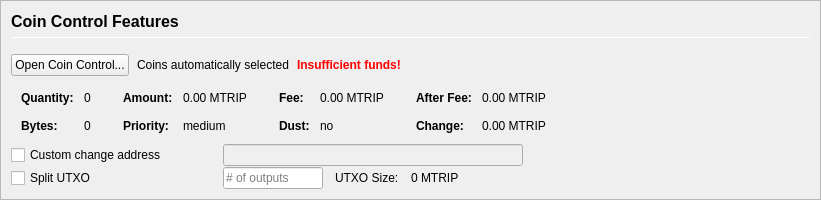
         <widget class="QFrame" name="frameCoinControl">
          <property name="sizePolicy">
           <sizepolicy hsizetype="Expanding" vsizetype="Expanding">
            <horstretch>0</horstretch>
            <verstretch>0</verstretch>
           </sizepolicy>
          </property>
          <property name="maximumSize">
           <size>
            <width>16777215</width>
            <height>16777215</height>
           </size>
          </property>
          <property name="frameShape">
           <enum>QFrame::StyledPanel</enum>
          </property>
          <property name="frameShadow">
           <enum>QFrame::Sunken</enum>
          </property>
          <layout class="QVBoxLayout" name="verticalLayoutCoinControl2">
           <property name="spacing">
            <number>0</number>
           </property>
           <property name="leftMargin">
            <number>0</number>
           </property>
           <property name="topMargin">
            <number>0</number>
           </property>
           <property name="rightMargin">
            <number>0</number>
           </property>
           <property name="bottomMargin">
            <number>0</number>
           </property>
           <item>
            <widget class="QFrame" name="frameCoinControl_BG">
             <layout class="QVBoxLayout" name="verticalLayoutCoinControl" stretch="0,0,0,0,0,0">
              <property name="spacing">
               <number>1</number>
              </property>
              <property name="leftMargin">
               <number>10</number>
              </property>
              <property name="topMargin">
               <number>10</number>
              </property>
              <item>
               <layout class="QHBoxLayout" name="horizontalLayoutCoinControl1">
                <property name="bottomMargin">
                 <number>15</number>
                </property>
                <item>
                 <layout class="QVBoxLayout" name="verticalLayout_3">
                  <property name="spacing">
                   <number>6</number>
                  </property>
                  <item>
                   <widget class="QLabel" name="labelCoinControlFeatures">
                    <property name="sizePolicy">
                     <sizepolicy hsizetype="Preferred" vsizetype="Maximum">
                      <horstretch>0</horstretch>
                      <verstretch>0</verstretch>
                     </sizepolicy>
                    </property>
                    <property name="minimumSize">
                     <size>
                      <width>0</width>
                      <height>20</height>
                     </size>
                    </property>
                    <property name="font">
                     <font>
                      <pointsize>12</pointsize>
                      <weight>75</weight>
                      <bold>true</bold>
                     </font>
                    </property>
                    <property name="styleSheet">
                     <string notr="true">font-weight:bold;</string>
                    </property>
                    <property name="text">
                     <string>Coin Control Features</string>
                    </property>
                   </widget>
                  </item>
                  <item>
                   <widget class="Line" name="line">
                    <property name="minimumSize">
                     <size>
                      <width>0</width>
                      <height>1</height>
                     </size>
                    </property>
                    <property name="maximumSize">
                     <size>
                      <width>16777215</width>
                      <height>1</height>
                     </size>
                    </property>
                    <property name="orientation">
                     <enum>Qt::Horizontal</enum>
                    </property>
                   </widget>
                  </item>
                 </layout>
                </item>
               </layout>
              </item>
              <item>
               <layout class="QHBoxLayout" name="horizontalLayoutCoinControl2" stretch="0,0,0,0">
                <property name="spacing">
                 <number>8</number>
                </property>
                <property name="bottomMargin">
                 <number>10</number>
                </property>
                <item>
                 <widget class="QPushButton" name="pushButtonCoinControl">
                  <property name="styleSheet">
                   <string notr="true"/>
                  </property>
                  <property name="text">
                   <string>Open Coin Control...</string>
                  </property>
                  <property name="autoDefault">
                   <bool>false</bool>
                  </property>
                 </widget>
                </item>
                <item>
                 <widget class="QLabel" name="labelCoinControlAutomaticallySelected">
                  <property name="text">
                   <string>Coins automatically selected</string>
                  </property>
                  <property name="margin">
                   <number>5</number>
                  </property>
                 </widget>
                </item>
                <item>
                 <widget class="QLabel" name="labelCoinControlInsuffFunds">
                  <property name="font">
                   <font>
                    <weight>75</weight>
                    <bold>true</bold>
                   </font>
                  </property>
                  <property name="styleSheet">
                   <string notr="true">color:red;font-weight:bold;</string>
                  </property>
                  <property name="text">
                   <string>Insufficient funds!</string>
                  </property>
                  <property name="margin">
                   <number>5</number>
                  </property>
                 </widget>
                </item>
                <item>
                 <spacer name="horizontalSpacerCoinControl">
                  <property name="orientation">
                   <enum>Qt::Horizontal</enum>
                  </property>
                  <property name="sizeHint" stdset="0">
                   <size>
                    <width>40</width>
                    <height>1</height>
                   </size>
                  </property>
                 </spacer>
                </item>
               </layout>
              </item>
              <item>
               <widget class="QWidget" name="widgetCoinControl" native="true">
                <property name="sizePolicy">
                 <sizepolicy hsizetype="Preferred" vsizetype="Preferred">
                  <horstretch>0</horstretch>
                  <verstretch>0</verstretch>
                 </sizepolicy>
                </property>
                <property name="minimumSize">
                 <size>
                  <width>0</width>
                  <height>0</height>
                 </size>
                </property>
                <property name="styleSheet">
                 <string notr="true"/>
                </property>
                <layout class="QHBoxLayout" name="horizontalLayoutCoinControl5">
                 <property name="leftMargin">
                  <number>0</number>
                 </property>
                 <property name="topMargin">
                  <number>0</number>
                 </property>
                 <property name="rightMargin">
                  <number>0</number>
                 </property>
                 <property name="bottomMargin">
                  <number>0</number>
                 </property>
                 <item>
                  <layout class="QHBoxLayout" name="horizontalLayoutCoinControl3" stretch="0,0,0,1">
                   <property name="spacing">
                    <number>20</number>
                   </property>
                   <property name="topMargin">
                    <number>0</number>
                   </property>
                   <property name="bottomMargin">
                    <number>10</number>
                   </property>
                   <item>
                    <layout class="QFormLayout" name="formLayoutCoinControl1">
                     <property name="horizontalSpacing">
                      <number>10</number>
                     </property>
                     <property name="verticalSpacing">
                      <number>14</number>
                     </property>
                     <property name="leftMargin">
                      <number>10</number>
                     </property>
                     <property name="topMargin">
                      <number>4</number>
                     </property>
                     <property name="rightMargin">
                      <number>6</number>
                     </property>
                     <item row="0" column="0">
                      <widget class="QLabel" name="labelCoinControlQuantityText">
                       <property name="font">
                        <font>
                         <weight>75</weight>
                         <bold>true</bold>
                        </font>
                       </property>
                       <property name="text">
                        <string>Quantity:</string>
                       </property>
                       <property name="margin">
                        <number>0</number>
                       </property>
                      </widget>
                     </item>
                     <item row="0" column="1">
                      <widget class="QLabel" name="labelCoinControlQuantity">
                       <property name="cursor">
                        <cursorShape>IBeamCursor</cursorShape>
                       </property>
                       <property name="contextMenuPolicy">
                        <enum>Qt::ActionsContextMenu</enum>
                       </property>
                       <property name="text">
                        <string notr="true">0</string>
                       </property>
                       <property name="margin">
                        <number>0</number>
                       </property>
                       <property name="textInteractionFlags">
                        <set>Qt::LinksAccessibleByMouse|Qt::TextSelectableByKeyboard|Qt::TextSelectableByMouse</set>
                       </property>
                      </widget>
                     </item>
                     <item row="1" column="0">
                      <widget class="QLabel" name="labelCoinControlBytesText">
                       <property name="font">
                        <font>
                         <weight>75</weight>
                         <bold>true</bold>
                        </font>
                       </property>
                       <property name="text">
                        <string>Bytes:</string>
                       </property>
                      </widget>
                     </item>
                     <item row="1" column="1">
                      <widget class="QLabel" name="labelCoinControlBytes">
                       <property name="cursor">
                        <cursorShape>IBeamCursor</cursorShape>
                       </property>
                       <property name="contextMenuPolicy">
                        <enum>Qt::ActionsContextMenu</enum>
                       </property>
                       <property name="text">
                        <string notr="true">0</string>
                       </property>
                       <property name="textInteractionFlags">
                        <set>Qt::LinksAccessibleByMouse|Qt::TextSelectableByKeyboard|Qt::TextSelectableByMouse</set>
                       </property>
                      </widget>
                     </item>
                    </layout>
                   </item>
                   <item>
                    <layout class="QFormLayout" name="formLayoutCoinControl2">
                     <property name="horizontalSpacing">
                      <number>10</number>
                     </property>
                     <property name="verticalSpacing">
                      <number>14</number>
                     </property>
                     <property name="leftMargin">
                      <number>6</number>
                     </property>
                     <property name="topMargin">
                      <number>4</number>
                     </property>
                     <property name="rightMargin">
                      <number>6</number>
                     </property>
                     <item row="0" column="0">
                      <widget class="QLabel" name="labelCoinControlAmountText">
                       <property name="font">
                        <font>
                         <weight>75</weight>
                         <bold>true</bold>
                        </font>
                       </property>
                       <property name="text">
                        <string>Amount:</string>
                       </property>
                       <property name="margin">
                        <number>0</number>
                       </property>
                      </widget>
                     </item>
                     <item row="0" column="1">
                      <widget class="QLabel" name="labelCoinControlAmount">
                       <property name="cursor">
                        <cursorShape>IBeamCursor</cursorShape>
                       </property>
                       <property name="contextMenuPolicy">
                        <enum>Qt::ActionsContextMenu</enum>
                       </property>
                       <property name="text">
                        <string notr="true">0.00 MTRIP</string>
                       </property>
                       <property name="textInteractionFlags">
                        <set>Qt::LinksAccessibleByMouse|Qt::TextSelectableByKeyboard|Qt::TextSelectableByMouse</set>
                       </property>
                      </widget>
                     </item>
                     <item row="1" column="0">
                      <widget class="QLabel" name="labelCoinControlPriorityText">
                       <property name="font">
                        <font>
                         <weight>75</weight>
                         <bold>true</bold>
                        </font>
                       </property>
                       <property name="text">
                        <string>Priority:</string>
                       </property>
                      </widget>
                     </item>
                     <item row="1" column="1">
                      <widget class="QLabel" name="labelCoinControlPriority">
                       <property name="cursor">
                        <cursorShape>IBeamCursor</cursorShape>
                       </property>
                       <property name="contextMenuPolicy">
                        <enum>Qt::ActionsContextMenu</enum>
                       </property>
                       <property name="text">
                        <string>medium</string>
                       </property>
                       <property name="textInteractionFlags">
                        <set>Qt::LinksAccessibleByMouse|Qt::TextSelectableByKeyboard|Qt::TextSelectableByMouse</set>
                       </property>
                      </widget>
                     </item>
                    </layout>
                   </item>
                   <item>
                    <layout class="QFormLayout" name="formLayoutCoinControl3">
                     <property name="horizontalSpacing">
                      <number>10</number>
                     </property>
                     <property name="verticalSpacing">
                      <number>14</number>
                     </property>
                     <property name="leftMargin">
                      <number>6</number>
                     </property>
                     <property name="topMargin">
                      <number>4</number>
                     </property>
                     <property name="rightMargin">
                      <number>6</number>
                     </property>
                     <item row="0" column="0">
                      <widget class="QLabel" name="labelCoinControlFeeText">
                       <property name="font">
                        <font>
                         <weight>75</weight>
                         <bold>true</bold>
                        </font>
                       </property>
                       <property name="text">
                        <string>Fee:</string>
                       </property>
                       <property name="margin">
                        <number>0</number>
                       </property>
                      </widget>
                     </item>
                     <item row="0" column="1">
                      <widget class="QLabel" name="labelCoinControlFee">
                       <property name="cursor">
                        <cursorShape>IBeamCursor</cursorShape>
                       </property>
                       <property name="contextMenuPolicy">
                        <enum>Qt::ActionsContextMenu</enum>
                       </property>
                       <property name="text">
                        <string notr="true">0.00 MTRIP</string>
                       </property>
                       <property name="textInteractionFlags">
                        <set>Qt::LinksAccessibleByMouse|Qt::TextSelectableByKeyboard|Qt::TextSelectableByMouse</set>
                       </property>
                      </widget>
                     </item>
                     <item row="1" column="0">
                      <widget class="QLabel" name="labelCoinControlLowOutputText">
                       <property name="font">
                        <font>
                         <weight>75</weight>
                         <bold>true</bold>
                        </font>
                       </property>
                       <property name="text">
                        <string>Dust:</string>
                       </property>
                      </widget>
                     </item>
                     <item row="1" column="1">
                      <widget class="QLabel" name="labelCoinControlLowOutput">
                       <property name="cursor">
                        <cursorShape>IBeamCursor</cursorShape>
                       </property>
                       <property name="contextMenuPolicy">
                        <enum>Qt::ActionsContextMenu</enum>
                       </property>
                       <property name="text">
                        <string>no</string>
                       </property>
                       <property name="textInteractionFlags">
                        <set>Qt::LinksAccessibleByMouse|Qt::TextSelectableByKeyboard|Qt::TextSelectableByMouse</set>
                       </property>
                      </widget>
                     </item>
                    </layout>
                   </item>
                   <item>
                    <layout class="QFormLayout" name="formLayoutCoinControl4">
                     <property name="horizontalSpacing">
                      <number>10</number>
                     </property>
                     <property name="verticalSpacing">
                      <number>14</number>
                     </property>
                     <property name="leftMargin">
                      <number>6</number>
                     </property>
                     <property name="topMargin">
                      <number>4</number>
                     </property>
                     <property name="rightMargin">
                      <number>6</number>
                     </property>
                     <item row="0" column="0">
                      <widget class="QLabel" name="labelCoinControlAfterFeeText">
                       <property name="font">
                        <font>
                         <weight>75</weight>
                         <bold>true</bold>
                        </font>
                       </property>
                       <property name="text">
                        <string>After Fee:</string>
                       </property>
                       <property name="margin">
                        <number>0</number>
                       </property>
                      </widget>
                     </item>
                     <item row="0" column="1">
                      <widget class="QLabel" name="labelCoinControlAfterFee">
                       <property name="cursor">
                        <cursorShape>IBeamCursor</cursorShape>
                       </property>
                       <property name="contextMenuPolicy">
                        <enum>Qt::ActionsContextMenu</enum>
                       </property>
                       <property name="text">
                        <string notr="true">0.00 MTRIP</string>
                       </property>
                       <property name="textInteractionFlags">
                        <set>Qt::LinksAccessibleByMouse|Qt::TextSelectableByKeyboard|Qt::TextSelectableByMouse</set>
                       </property>
                      </widget>
                     </item>
                     <item row="1" column="0">
                      <widget class="QLabel" name="labelCoinControlChangeText">
                       <property name="font">
                        <font>
                         <weight>75</weight>
                         <bold>true</bold>
                        </font>
                       </property>
                       <property name="text">
                        <string>Change:</string>
                       </property>
                      </widget>
                     </item>
                     <item row="1" column="1">
                      <widget class="QLabel" name="labelCoinControlChange">
                       <property name="cursor">
                        <cursorShape>IBeamCursor</cursorShape>
                       </property>
                       <property name="contextMenuPolicy">
                        <enum>Qt::ActionsContextMenu</enum>
                       </property>
                       <property name="text">
                        <string notr="true">0.00 MTRIP</string>
                       </property>
                       <property name="textInteractionFlags">
                        <set>Qt::LinksAccessibleByMouse|Qt::TextSelectableByKeyboard|Qt::TextSelectableByMouse</set>
                       </property>
                      </widget>
                     </item>
                    </layout>
                   </item>
                  </layout>
                 </item>
                </layout>
               </widget>
              </item>
              <item>
               <layout class="QHBoxLayout" name="horizontalLayoutCoinControl4">
                <property name="spacing">
                 <number>12</number>
                </property>
                <property name="sizeConstraint">
                 <enum>QLayout::SetDefaultConstraint</enum>
                </property>
                <property name="topMargin">
                 <number>0</number>
                </property>
                <property name="rightMargin">
                 <number>0</number>
                </property>
                <item>
                 <widget class="QCheckBox" name="checkBoxCoinControlChange">
                  <property name="sizePolicy">
                   <sizepolicy hsizetype="Preferred" vsizetype="Preferred">
                    <horstretch>0</horstretch>
                    <verstretch>0</verstretch>
                   </sizepolicy>
                  </property>
                  <property name="minimumSize">
                   <size>
                    <width>200</width>
                    <height>0</height>
                   </size>
                  </property>
                  <property name="maximumSize">
                   <size>
                    <width>200</width>
                    <height>16777215</height>
                   </size>
                  </property>
                  <property name="toolTip">
                   <string>If this is activated, but the change address is empty or invalid, change will be sent to a newly generated address.</string>
                  </property>
                  <property name="text">
                   <string>Custom change address</string>
                  </property>
                 </widget>
                </item>
                <item>
                 <widget class="QValidatedLineEdit" name="lineEditCoinControlChange">
                  <property name="enabled">
                   <bool>false</bool>
                  </property>
                  <property name="sizePolicy">
                   <sizepolicy hsizetype="Preferred" vsizetype="Preferred">
                    <horstretch>0</horstretch>
                    <verstretch>0</verstretch>
                   </sizepolicy>
                  </property>
                  <property name="minimumSize">
                   <size>
                    <width>300</width>
                    <height>0</height>
                   </size>
                  </property>
                 </widget>
                </item>
                <item>
                 <widget class="QLabel" name="labelCoinControlChangeLabel">
                  <property name="sizePolicy">
                   <sizepolicy hsizetype="Preferred" vsizetype="Preferred">
                    <horstretch>0</horstretch>
                    <verstretch>0</verstretch>
                   </sizepolicy>
                  </property>
                  <property name="minimumSize">
                   <size>
                    <width>100</width>
                    <height>0</height>
                   </size>
                  </property>
                  <property name="text">
                   <string/>
                  </property>
                  <property name="margin">
                   <number>3</number>
                  </property>
                 </widget>
                </item>
               </layout>
              </item>
              <item>
               <layout class="QHBoxLayout" name="horizontalLayoutCoinControl6">
                <property name="spacing">
                 <number>12</number>
                </property>
                <property name="rightMargin">
                 <number>0</number>
                </property>
                <item>
                 <widget class="QCheckBox" name="splitBlockCheckBox">
                  <property name="sizePolicy">
                   <sizepolicy hsizetype="Preferred" vsizetype="Preferred">
                    <horstretch>0</horstretch>
                    <verstretch>0</verstretch>
                   </sizepolicy>
                  </property>
                  <property name="minimumSize">
                   <size>
                    <width>200</width>
                    <height>0</height>
                   </size>
                  </property>
                  <property name="maximumSize">
                   <size>
                    <width>200</width>
                    <height>16777215</height>
                   </size>
                  </property>
                  <property name="text">
                   <string>Split UTXO</string>
                  </property>
                 </widget>
                </item>
                <item>
                 <widget class="QLineEdit" name="splitBlockLineEdit">
                  <property name="sizePolicy">
                   <sizepolicy hsizetype="Preferred" vsizetype="Preferred">
                    <horstretch>50</horstretch>
                    <verstretch>0</verstretch>
                   </sizepolicy>
                  </property>
                  <property name="minimumSize">
                   <size>
                    <width>100</width>
                    <height>0</height>
                   </size>
                  </property>
                  <property name="maximumSize">
                   <size>
                    <width>100</width>
                    <height>16777215</height>
                   </size>
                  </property>
                  <property name="placeholderText">
                   <string># of outputs</string>
                  </property>
                 </widget>
                </item>
                <item>
                 <widget class="QLabel" name="labelBlockSizeText">
                  <property name="text">
                   <string>UTXO Size:</string>
                  </property>
                 </widget>
                </item>
                <item>
                 <widget class="QLabel" name="labelBlockSize">
                  <property name="text">
                   <string>0 MTRIP</string>
                  </property>
                 </widget>
                </item>
                <item>
                 <spacer name="horizontalSpacer_7">
                  <property name="orientation">
                   <enum>Qt::Horizontal</enum>
                  </property>
                  <property name="sizeHint" stdset="0">
                   <size>
                    <width>40</width>
                    <height>20</height>
                   </size>
                  </property>
                 </spacer>
                </item>
               </layout>
              </item>
              <item>
               <spacer name="verticalSpacerCoinControl">
                <property name="orientation">
                 <enum>Qt::Vertical</enum>
                </property>
                <property name="sizeHint" stdset="0">
                 <size>
                  <width>800</width>
                  <height>1</height>
                 </size>
                </property>
               </spacer>
              </item>
             </layout>
            </widget>
           </item>
          </layout>
         </widget>
